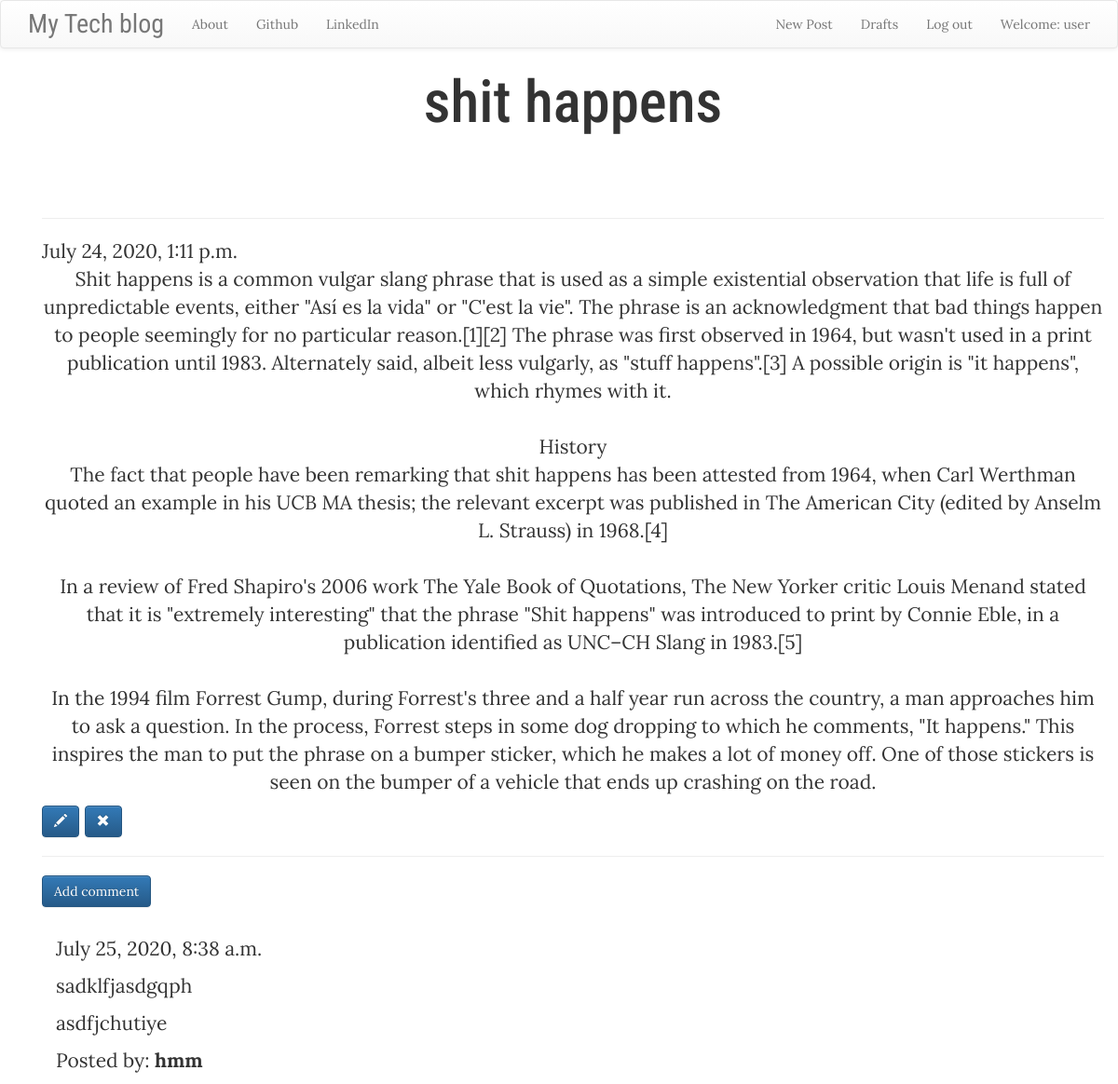
Page /post/2/ (signed in) on the committed database.
### blog/models.py (models this page shows, shortened)
class Post(models.Model):
    author=models.ForeignKey('auth.User',max_length=120,on_delete=models.DO_NOTHING)
    title=models.CharField(max_length=50)
    text=models.TextField()
    created_date=models.DateTimeField(default=timezone.now)
    published_date=models.DateTimeField(blank=True,null=True)

class Comment(models.Model):
    post = models.ForeignKey('blog.Post', related_name='comments',on_delete=models.DO_NOTHING)
    author=models.CharField(max_length=120)
    text=models.TextField()
    created_date=models.DateTimeField(default=timezone.now)
    approved_comment=models.BooleanField(default=False)

### blog/views.py (the view)
# urls.py: path('post/<int:pk>/',views.PostDetailView.as_view(),name='post_detail'),
class PostDetailView(DetailView):
    model = Post

### blog/templates/blog/post_detail.html (shortened to what this page needs)
{% extends 'blog/base.html' %}
{% block content %}
<div class="details container">
        <h1 class='posttitle loader'>{{ post.title }}</h1>
        <br>
        <br>
        <hr>
        {% if post.published_date %}
            <div class="date postdate">
                {{ post.published_date }}
            </div>
        {% else %}
            <a class="btn btn-default" href="{% url 'post_publish' pk=post.pk %}">Publish</a>
        {% endif %}
      <p class='postcontent' >{{ post.text|safe|linebreaksbr }}</p>
      {% if user.is_authenticated %}
          <a class="btn btn-primary" href="{% url 'post_edit' pk=post.pk %}"><span class="glyphicon glyphicon-pencil"></span></a>
          <a class="btn btn-primary" href="{% url 'post_remove' pk=post.pk %}"><span class="glyphicon glyphicon-remove"></span></a>
      {% endif %}
  <hr>
  <a class="btn btn-primary btn-comment" href="{% url 'add_comment_to_post' pk=post.pk %}">Add comment</a>
  <div class="container">
  {% for comment in post.comments.all %}
  <br>
      {% if user.is_authenticated or comment.approved_comment %}
              {{ comment.created_date }}
          <p>{{ comment.text|safe|linebreaks }}</p>
          <p>Posted by: <strong>{{ comment.author }}</strong></p>
      {% endif %}
  {% empty %}
      <p>No comments posted.</p>
  {% endfor %}
</div>
</div>
{% endblock %}

### blog/templates/blog/base.html (shortened to what this page needs)
<!DOCTYPE html>
{% load static %}
<html>
    <head>
      <link rel="stylesheet" href="https://maxcdn.bootstrapcdn.com/bootstrap/3.3.7/css/bootstrap.min.css">
      <link rel="stylesheet" href="https://maxcdn.bootstrapcdn.com/bootstrap/3.3.7/css/bootstrap-theme.min.css">
        <link rel="stylesheet" href="//cdn.jsdelivr.net/medium-editor/latest/css/medium-editor.min.css" type="text/css" media="screen" charset="utf-8">
    <link rel="stylesheet" href="{% static 'css/blog.css' %}">
</head>
<body class='loader'>
  <nav class="navbar navbar-default techfont custom-navbar  navbar-dark bg-dark">
    <div class="container">
      <ul class="nav navbar-nav ">
        <li><a class='navbar-brand bigbrand' href="{% url 'post_list' %}">My Tech blog</a></li>
        <li><a href="{% url 'about'%}">About</a></li>
        <li><a href="https://www.github.com">Github</a></li>
        <li><a href="https://www.linkedin.com">LinkedIn</a></li>
      </ul>
      <ul class="nav navbar-nav navbar-right">
        {% if user.is_authenticated %}
        <li>
          <a href="{% url 'post_new' %}" >New Post</a>
        </li>
        <li>
          <a href="{% url 'post_draft_list' %}">Drafts</a>
        </li>
        <li>
          <a href="{% url 'logout' %}" >Log out</a>
        </li>
        <li>
          <a >Welcome: {{ user.username }}</a>
        </li>
          {% else %}
          <li><a class='nav navbar-right' href="{% url 'login' %}" ><span class="glyphicon glyphicon-user"></span></a></li>
        {% endif %}
      </ul>
  </div>
</nav>
        <div class="content container">
            <div class="row">
                <div class="col-md-8">
                  <div class="blog_posts">
                    {% block content %}
                    {% endblock %}
                  </div>
                </div>
            </div>
        </div>
</body>
</html>

### blog/static/css/blog.css (style rules this page uses)
body { background:url("https://images.unsplash.com/photo-1530569673472-307dc017a82d?ixlib=rb-1.2.1&auto=format&fit=crop&w=500&q=60"); background-size: cover; }
.techfont { font-family: 'Lora', serif; font-size: 1em; margin-bottom: 3px; }
.bigbrand { font-family: 'Roboto Condensed', sans-serif; font-size: 2em; }
.details { font-family: 'Lora', serif; font-size: 1.5em; }
.posttitle { text-align: center; font-family: 'Roboto Condensed', sans-serif; font-size: 3em; }
.postcontent { text-align: center; font-family: 'Lora', serif; }
body, html { margin: 0; padding: 0; height: 100%; }

### rows in the picture
Post: title "shit happens", published_date "July 24, 2020, 1:11 p.m.", text "Shit happens is a common vulgar slang phrase that is used as a simple existential observation that life is full of unpredictable events, either \"Así es la vida\" or \"C'est la vie\". The phrase is an acknowledgment that bad things happen to people seemingly for no particular reason.[1][2] The phrase was first observed in 1964, but wasn't used in a print publication until 1983. Alternately said, albeit less vulgarly, as \"stuff happens\".[3] A possible origin is \"it happens\", which rhymes with it. History The fact that people have been remarking that shit happens has been attested from 1964, when Carl Werthman quoted an example in his UCB MA thesis; the relevant excerpt was published in The…"
Comment: created_date "July 25, 2020, 8:38 a.m.", text "sadklfjasdgqph asdfjchutiye", author "hmm"

### other values in the picture
{{ user.username }} "user"
